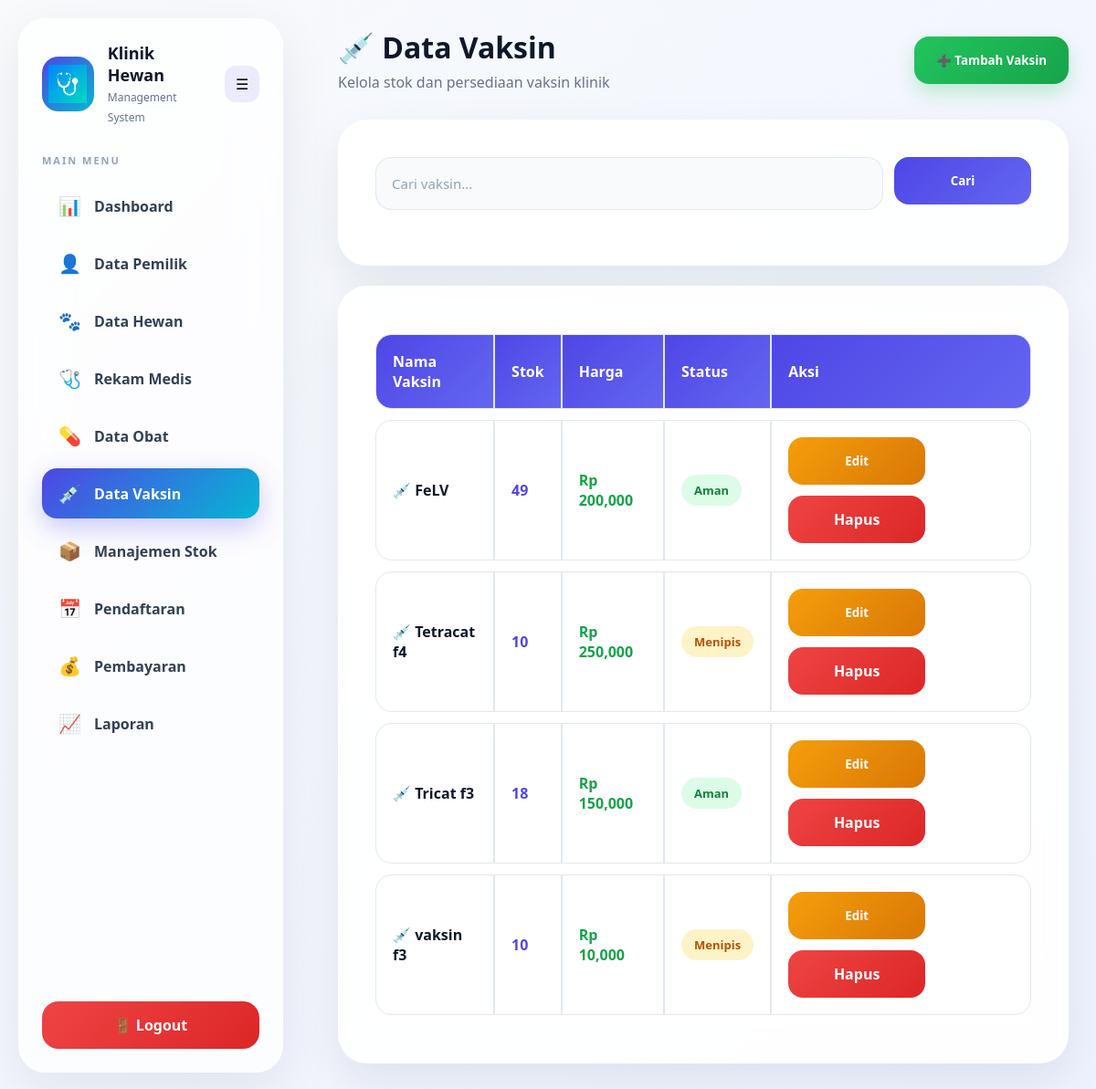
/vaksin/vaksin.php (signed in), run on the app's committed database.
### tables this page shows
CREATE TABLE `vaksin` (
  `id_vaksin` int NOT NULL,
  `nama_vaksin` varchar(100) DEFAULT NULL,
  `jenis_vaksin` varchar(100) NOT NULL,
  `stok` int DEFAULT '0',
  `harga` decimal(12,2) DEFAULT NULL,
  `supplier` varchar(100) DEFAULT NULL,
  `status_stok` enum('Aman','Menipis','Kritis','Habis') DEFAULT 'Aman',
  `created_at` timestamp NULL DEFAULT CURRENT_TIMESTAMP
);

### vaksin/vaksin.php (the view, shortened to what this page needs)
<?php
include "../config/database.php";
$search = '';
$query = mysqli_query(
$conn,
"SELECT *
FROM vaksin
WHERE nama_vaksin
LIKE '%$search%'
ORDER BY nama_vaksin ASC"
);
?>
<!DOCTYPE html>
<html>
<head>
<link rel="stylesheet"
href="../assets/css/global.css">
<link rel="stylesheet"
href="../assets/css/sidebar.css">
<link rel="stylesheet"
href="../assets/css/header.css">
<link rel="stylesheet"
href="../assets/css/vaksin.css">
</head>
<body>
<?php include "../includes/sidebar.php"; ?>
<div class="main-content">
<div class="page-header">
    <div>
        <h1>💉 Data Vaksin</h1>
        <p>Kelola stok dan persediaan vaksin klinik</p>
    </div>
    <button
    id="openModal"
    class="btn btn-success">
        ➕ Tambah Vaksin
    </button>
</div>
<div class="content-card">
    <form method="GET" class="search-form">
        <input
        type="text"
        name="search"
        value="<?= $search; ?>"
        placeholder="Cari vaksin..."
        class="form-control">
        <button
        type="submit"
        class="btn btn-primary">
            Cari
        </button>
    </form>
</div>
<br>
<div class="content-card">
    <table class="table">
        <thead>
        <tr>
            <th>Nama Vaksin</th>
            <th>Stok</th>
            <th>Harga</th>
            <th>Status</th>
            <th>Aksi</th>
        </tr>
        </thead>
        <tbody>
        <?php while($row=mysqli_fetch_assoc($query)){ ?>
        <tr>
            <td>
                <div class="vaccine-name">
                    💉 <?= $row['nama_vaksin']; ?>
                </div>
            </td>
            <td>
                <span class="stock-number">
                    <?= $row['stok']; ?>
                </span>
            </td>
            <td>
                <span class="price-tag">
                    Rp <?= number_format($row['harga']); ?>
                </span>
            </td>
            <td>
            <?php
            switch($row['status_stok']){
                case 'Aman':
                    echo '<span class="badge-success">Aman</span>';
                break;
                case 'Menipis':
                    echo '<span class="badge-warning">Menipis</span>';
                break;
            }
            ?>
            </td>
            <td>
                <div class="action-group">
                    <button
                    class="btn btn-warning btn-edit"
                    data-id="<?= $row['id_vaksin']; ?>">
                        Edit
                    </button>
                    <a
                    href="delete_vaksin.php?id=<?= $row['id_vaksin']; ?>"
                    class="btn btn-danger"
                    onclick="return confirm('Hapus vaksin?')">
                        Hapus
                    </a>
                </div>
            </td>
        </tr>
        <?php } ?>
        </tbody>
    </table>
</div>

### klinik-hewan/assets/css/global.css (style rules this page uses)
* { margin:0; padding:0; box-sizing:border-box; font-family:'Segoe UI',sans-serif; }
body { background:#f5f7fb; }
a { text-decoration:none; }
.main-content { margin-left:260px; padding:25px; }
.btn { padding:10px 16px; border:none; border-radius:8px; cursor:pointer; display:inline-block; }
.btn-primary { background:#2563eb; color:white; }
.btn-success { background:#16a34a; color:white; }
.btn-warning { background:#f59e0b; color:white; }
.btn-danger { background:#dc2626; color:white; }
.form-control { width:100%; padding:10px; border:1px solid #dbeafe; border-radius:8px; }
.table { width:100%; border-collapse:collapse; background:white; }
.table th, .table td { padding:12px; border:1px solid #e2e8f0; }
.table th { background:#eff6ff; }

### klinik-hewan/assets/css/sidebar.css (style rules this page uses)
.main-content { margin-left:340px; padding:30px; }

### klinik-hewan/assets/css/vaksin.css (style rules this page uses)
body { background: linear-gradient( 135deg, #F8FAFC, #EEF2FF ); }
.page-header { display:flex; justify-content:space-between; align-items:center; gap:15px; margin-bottom:30px; }
.page-header h1, .page-header h2 { font-size:32px; font-weight:800; color:#0F172A; }
.page-header p { color:#64748B; margin-top:6px; }
.content-card, .form-card { width:100%; max-width:none; background: rgba(255,255,255,.92); backdrop-filter: blur(20px); border-radius:32px; padding:40px; border: 1px solid rgba(255,255,255,.7); box-shadow: 0 20px 50px rgba(15,23,42,.08); }
.search-form { display:flex; gap:12px; margin-bottom:20px; }
.form-control { width:100%; height:56px; border:none; outline:none; border-radius:16px; padding:0 18px; background:#F8FAFC; color:#334155; font-size:15px; box-shadow: inset 0 0 0 1px #E2E8F0; transition:.25s; }
.table { width:100%; border-collapse:separate; border-spacing:0 12px; }
.table th { background: linear-gradient( 135deg, #4F46E5, #6366F1 ); color:white; padding:18px; text-align:left; font-weight:700; }
.table th:first-child { border-radius:18px 0 0 18px; }
.table th:last-child { border-radius:0 18px 18px 0; }
.table td { background:white; padding:18px; vertical-align:middle; }
.table td:first-child { border-radius:18px 0 0 18px; }
.table td:last-child { border-radius:0 18px 18px 0; }
.table tr { transition:.3s; }
.vaccine-name { font-weight:700; color:#0F172A; }
.stock-number { font-weight:700; color:#4F46E5; }
.price-tag { font-weight:800; color:#16A34A; }
.badge-success, .badge-warning, .badge-danger, .badge-dark { display:inline-block; padding:8px 14px; border-radius:999px; font-size:13px; font-weight:700; }
.badge-success { background:#DCFCE7; color:#15803D; }
.badge-warning { background:#FEF3C7; color:#B45309; }
.btn { border:none; cursor:pointer; text-decoration:none; display:inline-flex; align-items:center; justify-content:center; padding:14px 24px; border-radius:16px; font-weight:700; transition:.25s; }
.btn-primary { background: linear-gradient( 135deg, #4F46E5, #6366F1 ); color:white; }
.btn-success { background: linear-gradient( 135deg, #22C55E, #16A34A ); color:white; }
.btn-warning { background: linear-gradient( 135deg, #F59E0B, #D97706 ); color:white; }
.btn-danger { background: linear-gradient( 135deg, #EF4444, #DC2626 ); color:white; }
.action-group, .button-group, .form-action { display:flex; gap:12px; flex-wrap:wrap; }
form { display:grid; grid-template-columns: repeat(2,minmax(250px,1fr)); gap:22px; }
.form-control { width:100%; height:58px; border:none; outline:none; border-radius:18px; padding:0 18px; background: #F8FAFC; color:#0F172A; font-size:15px; box-shadow: inset 0 0 0 1px #E2E8F0; transition:.3s; }
.form-control::placeholder { color:#94A3B8; }
.btn { border:none; cursor:pointer; text-decoration:none; display:inline-flex; align-items:center; justify-content:center; min-width:150px; height:52px; padding:0 24px; border-radius:16px; font-weight:700; transition:.3s; }
.btn-success { color:white; background: linear-gradient( 135deg, #22C55E, #16A34A ); box-shadow: 0 10px 20px rgba(34,197,94,.25); }

### data on the page
vaksin: nama_vaksin "FeLV", stok "49", harga "200,000", status_stok "Aman"
vaksin: nama_vaksin "Tetracat f4", stok "10", harga "250,000", status_stok "Menipis"
vaksin: nama_vaksin "Tricat f3", stok "18", harga "150,000", status_stok "Aman"
vaksin: nama_vaksin "vaksin f3", stok "10", harga "10,000", status_stok "Menipis"
